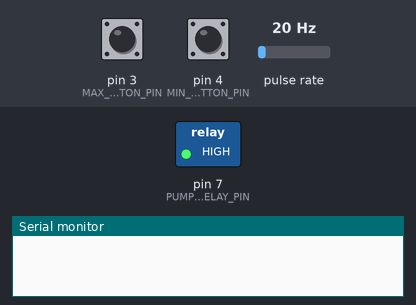
The sketch below on a simulated Arduino Uno, built with avr-gcc and run on an emulated ATmega328P. Shown: switched loads named in the sketch (green lamp = pin HIGH), the last lines printed to the serial monitor. Wiring (inferred from the names in the program): pulse sensor: data pin 2. The inputs (shaded band) are chosen by the test bench; at power-on: pin 4 (MIN_LEVEL_BUTTON_PIN) HIGH, pin 3 (MAX_LEVEL_BUTTON_PIN) HIGH, pulse rate 20 Hz.

Above: at 1.2 s.
1.3 s: pin 4 (MIN_LEVEL_BUTTON_PIN) pulled LOW for 0.15 s
At 1.9 s:
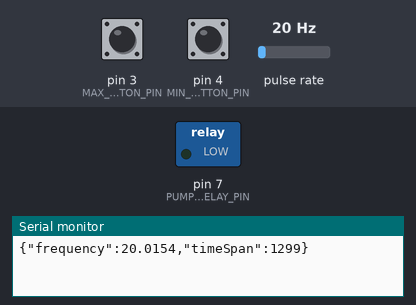
2.9 s: pin 3 (MAX_LEVEL_BUTTON_PIN) pulled LOW for 0.15 s
At 4.1 s:
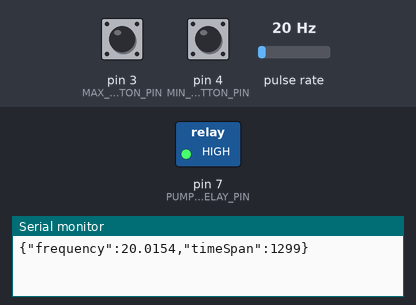
4.5 s: pin 4 (MIN_LEVEL_BUTTON_PIN) pulled LOW for 1 s
At 5.6 s:
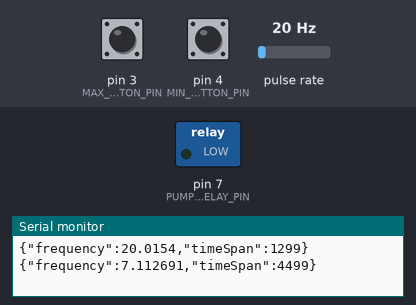
Timing chart, 0 to 7.5 s (numbered marks = the images above; inputs shaded):
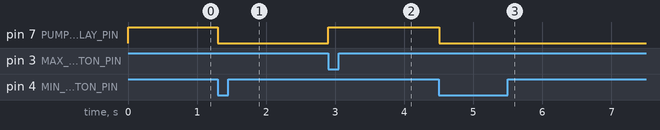

The sketch:

test-bench-manual.ino
```cpp
#include "src/actuators/Relay.h"
#include "src/domain/Tank.h"
#include "src/time/Wait.h"
#include "src/sensors/Caudalimeter.h"
#include "src/sensors/Button.h"
#include "src/gateways/MetricsGateway.h"
#include "src/domain/TicksFrequency.h"

// Pins setup
#define CAUDALIMETER_PIN 2
#define MAX_LEVEL_BUTTON_PIN 3
#define MIN_LEVEL_BUTTON_PIN 4
#define PUMP_RELAY_PIN 7

// Sensors and actuators setup
#define BUTTON_DEBOUNCE_TIME 50

// Domiain setup
#define TANK_MIN_WATER_LEVEL_DISTANCE 19.0
#define TANK_MAX_WATER_LEVEL_DISTANCE 4.0
#define TANK_VOLUME 3000

// Waiters setup
#define WAIT_FOR_DEBUG 1000
#define WAIT_FOR_PUBLISH_LOOP 5000
#define WAIT_FOR_PUBLISH_START 5000

// Sensors and actuators
Button maxLevelButton(MAX_LEVEL_BUTTON_PIN, BUTTON_DEBOUNCE_TIME);
Button minLevelButton(MIN_LEVEL_BUTTON_PIN, BUTTON_DEBOUNCE_TIME);
Caudalimeter caudalimeter(CAUDALIMETER_PIN);
Relay pumpRelay(PUMP_RELAY_PIN);

// Domain
Tank tank(TANK_MIN_WATER_LEVEL_DISTANCE, TANK_MAX_WATER_LEVEL_DISTANCE, TANK_VOLUME);
TicksFrequency ticksFrequency;

// Waiters
Wait waitforDebug(WAIT_FOR_DEBUG);

// works for serial monitor
// Wait waitforPublish(WAIT_FOR_PUBLISH_LOOP);

// works for raspberry pi connection and nodered
// we need to wait 5 seconds until first publish
// to avoid nodered crash
Wait waitforPublish(WAIT_FOR_PUBLISH_LOOP, WAIT_FOR_PUBLISH_START);

// Gateways
MetricsGateway metricsGateway(Serial);

void caudalimeterTick() {
  caudalimeter.tick();
}

void setup() {
  Serial.begin(9600);
  pumpRelay.begin();
  caudalimeter.begin(caudalimeterTick);
  maxLevelButton.begin();
  minLevelButton.begin();
}

void loop() {

  if (maxLevelButton.isToggle()) {
    tank.setWaterLevelOnMax();
    caudalimeter.reset();
    ticksFrequency.reset();
  }

  if (minLevelButton.isToggle()) {
    tank.setWaterLevelOnMin();

    // When tank is at min level
    // could be there is some caudalimeter ticks between last published metrics and now
    // so we publish those pending metrics to avoid missing them
    publishPendingMetrics();
    // logTankEmptied();
  }

  if (tank.isMinLevel()) {
    pumpRelay.on();
  }

  if (tank.isMaxLevel()) {
    pumpRelay.off();
  }

  if (tank.isLevelGoingDown()) {
    waitAndPublishMetrics();
  }

  // debug();
}

void logTankEmptied() {
  Serial.print(tank.getEmptiedTimeSpanInSeconds());
  Serial.print(", ");

  Serial.print(caudalimeter.getTickCount());
  Serial.println();
}

void waitAndPublishMetrics() {
  if (waitforPublish.done()) {
    unsigned int timeSpan = waitforPublish.getDoneTimeSpanInMillis();
    publishMetrics(timeSpan);
  }
}

void publishPendingMetrics() {
  unsigned int timeSpan = waitforPublish.getInProgressTimeSpanInMillis();
  publishMetrics(timeSpan);
}

void publishMetrics(unsigned int timeSpan) {
  // metricsGateway.publishPulseCount(caudalimeter.getTickCount());
  // caudalimeter.reset();

  float frequency = ticksFrequency.getFrequencyInHz(
    caudalimeter.getTickCount(),
    timeSpan
  );

  metricsGateway.publishFrequency(frequency, timeSpan);
}

void debug() {
  if (waitforDebug.done()) {
    Serial.print("debug: ");

    Serial.print(waitforDebug.getDoneTimeSpanInMillis());
    Serial.print(", ");

    // There is a serial and interrupts issue: https://forum.arduino.cc/t/nointerrupts-and-serial-write-issues/140133
    // but I don´t have it
    // noInterrupts();

    // Serial.print(tank.isLevelGoingDown());
    // Serial.print(", ");

    // Serial.print(tank.getWaterLevelDistance());
    // Serial.print(", ");

    // Serial.print(tank.getEmptiedTimeSpanInSeconds());
    // Serial.print(", ");

    Serial.print(caudalimeter.getTickCount());
    Serial.print(", ");

    Serial.print(ticksFrequency.getFrequencyInHz(
      caudalimeter.getTickCount(),
      waitforDebug.getDoneTimeSpanInMillis()
    ));
    Serial.print(", ");

    Serial.println();

    // interrupts();
  }
}
```

Measured:
- after the input at 1.3 s, pin 7 (PUMP_RELAY_PIN): HIGH → LOW at once
- after the input at 2.9 s, pin 7 (PUMP_RELAY_PIN): LOW → HIGH at once
- after the input at 4.5 s, pin 7 (PUMP_RELAY_PIN): HIGH → LOW at once
